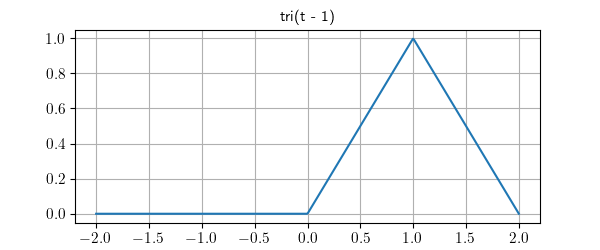

Here is the Python script that generated this plot:
from matplotlib.pyplot import savefig, style
from lcapy import *

style.use('function.mplstyle')
tri(t - 1).plot((-2, 2), title='tri(t - 1)')
savefig(__file__.replace('.py', '.png'))
